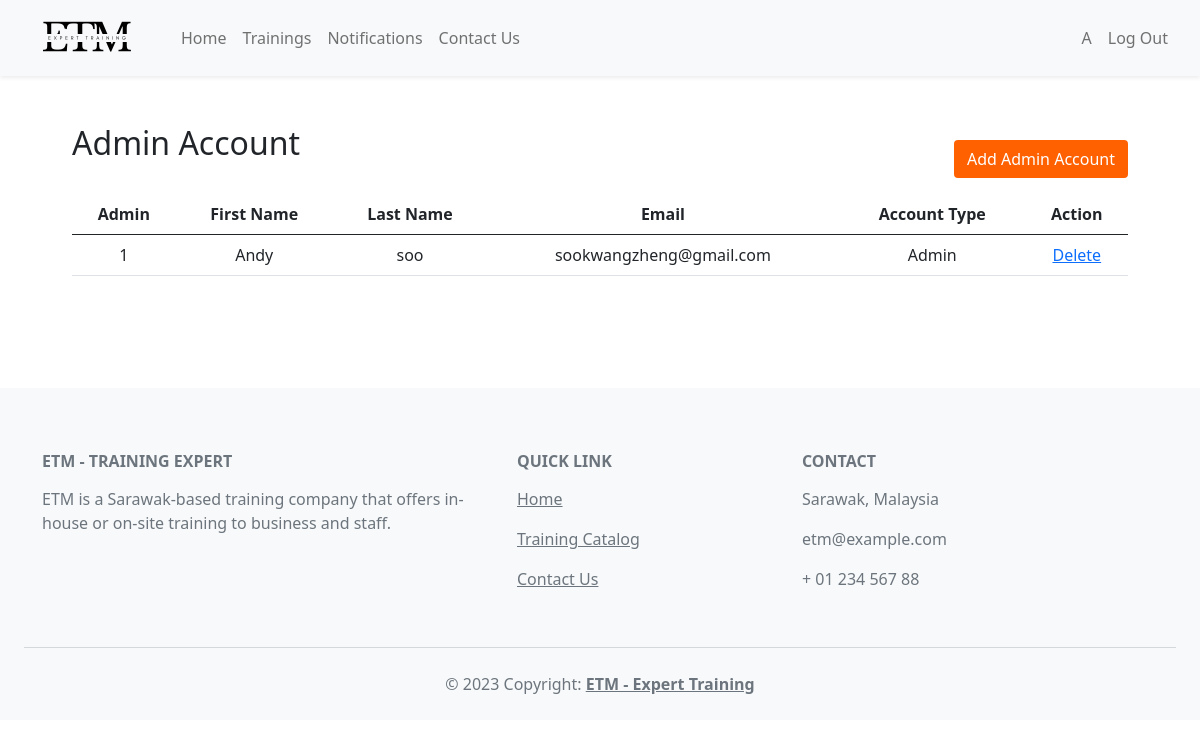
/admin_acc.php (signed in), run on the app's committed database.
### tables this page shows
CREATE TABLE `user` (
  `firstName` varchar(255) NOT NULL,
  `lastName` varchar(255) NOT NULL,
  `birthDate` date NOT NULL,
  `phone` int(25) NOT NULL,
  `state` varchar(255) NOT NULL,
  `email` varchar(255) NOT NULL,
  `accType` varchar(255) NOT NULL,
  `password` varchar(255) NOT NULL,
  `confirmPassword` varchar(255) NOT NULL,
  `gender` varchar(255) NOT NULL
);

### admin_acc.php (the view, shortened to what this page needs)
<!DOCTYPE html>
<html lang="en">
<head>
    <link href="https://cdn.jsdelivr.net/npm/bootstrap@5.0.2/dist/css/bootstrap.min.css" rel="stylesheet">
</head>
<body>
<?php
include("include/navbar.php");
$servername = "localhost";
$username = "root";
$password = "";
$dbname = "database";
$conn = mysqli_connect($servername, $username, $password, $dbname, 3307);
?>
<div class="container-fluid pt-5 pb-5">
        <div class="row mx-5">
            <div class="col-sm-12 d-flex justify-content-between mb-3">
                <h2>Admin Account</h2>
                <a href="insert_admin.php"><input type ="button" class="btn btn-block mt-3 btn-add" value="Add Admin Account"></a>
            </div>
            <div class="col-sm-12">
                <table class="table w-100 table-hover text-center">
                    <thead>
                        <tr>
                            <th>Admin</th>
                            <th>First Name</th>
                            <th>Last Name</th>
                            <th>Email</th>
                            <th>Account Type</th>
                            <th>Action</th>
                        </tr>
                    </thead>
                    <tbody>
                    <?php
            $count = 1;
            $sel_query = "SELECT * FROM user WHERE accType = 'Admin' ORDER BY email ASC";
            $result = mysqli_query($conn, $sel_query);
            while ($row = mysqli_fetch_assoc($result)) { ?>
            <tr>
            <td><?php echo $count; ?></td>
        <td><?php echo $row["firstName"];?></td>
        <td><?php echo $row["lastName"];?></td>
        <td><?php echo $row["email"];?></td>
        <td><?php echo $row["accType"];?></td>
        <td><a onclick="return confirm('Are you sure you want to delete this admin account?')" href="delete_admin.php?email=<?php echo $row["email"]; ?>">Delete</a></td>
    </tr>
    <?php $count++;
} ?>
                    </tbody>
                </table>
            </div>
        </div>
    </div>
<?php
    include("include/footer.php");
    ?>
</body>
</html>

### admin_acc.php (style rules this page uses)
.btn-add { background-color: #FF6000; color: #ffffff; }

### data on the page
user: firstName "Andy", lastName "soo", email "sookwangzheng@gmail.com", accType "Admin"

### other printed values
$username "A"
